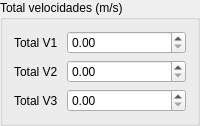
             <widget class="QGroupBox" name="groupBox_16">
              <property name="title">
               <string>Total velocidades (m/s)</string>
              </property>
              <layout class="QFormLayout" name="formLayout_5">
               <item row="0" column="0">
                <widget class="QLabel" name="label_52">
                 <property name="text">
                  <string>Total V1 </string>
                 </property>
                </widget>
               </item>
               <item row="0" column="1">
                <widget class="QDoubleSpinBox" name="dsbTotalV1"/>
               </item>
               <item row="1" column="0">
                <widget class="QLabel" name="label_53">
                 <property name="text">
                  <string>Total V2</string>
                 </property>
                </widget>
               </item>
               <item row="1" column="1">
                <widget class="QDoubleSpinBox" name="dsbTotalV2"/>
               </item>
               <item row="2" column="0">
                <widget class="QLabel" name="label_54">
                 <property name="text">
                  <string>Total V3</string>
                 </property>
                </widget>
               </item>
               <item row="2" column="1">
                <widget class="QDoubleSpinBox" name="dsbTotalV3"/>
               </item>
              </layout>
              <zorder>label_52</zorder>
              <zorder>dsbTotalV1</zorder>
              <zorder>label_53</zorder>
              <zorder>label_54</zorder>
              <zorder>dsbTotalV3</zorder>
              <zorder>dsbTotalV2</zorder>
             </widget>
